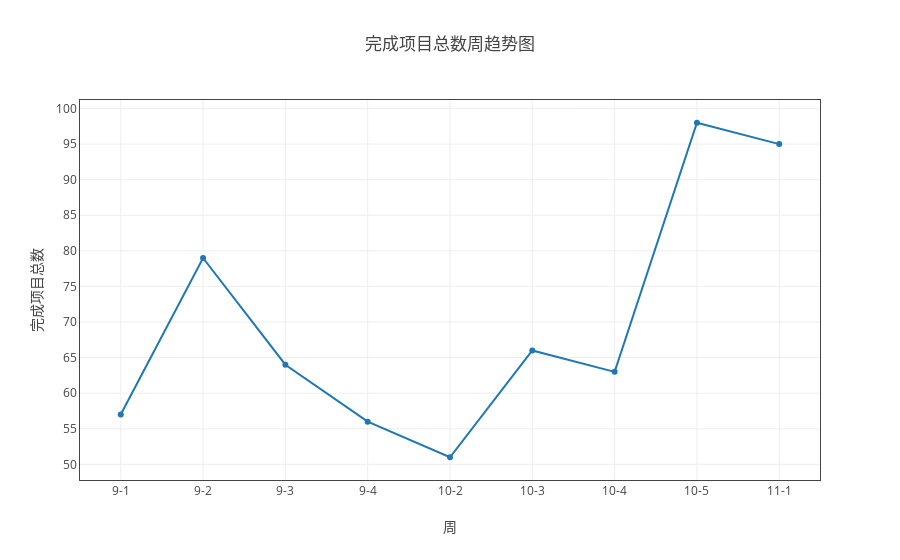

The cell this chart's notebook holds for it:
### Markdown cell above
### 完成商业项目趋势

### Code cell
#ss = myModule.format(all_df1 ,"日期（格式“月-周次”）" ,['完成项目总数','在线项目总数' ])
ss = myModule.format(all_df1 ,"日期（格式“月-周次”）" ,['完成项目总数'])
#ss.add_group('组别')
#ss.get_average_by('人员')
myModule.myPlot(myModule.sort_by_index(ss.groupby('sum'))).plot('line')
#ss = myModule.format(all_df1 ,"month" ,['完成项目总数','在线项目总数'])
#ss.add_group('组别')
#ss.get_average_by('人员')
#myModule.myPlot(ss.groupby('sum')).plot('line','月')

### Figure 1 — Plotly figure (JSON) as saved in the notebook; plotly's stock layout.template omitted (floating-point values rounded to 4 significant figures)
{"data": [{"name": "完成项目总数", "type": "scatter", "uid": "b9a686c4-e638-11e8-8ddb-a41f72875c19", "x": ["9-1", "9-2", "9-3", "9-4", "10-2", "10-3", "10-4", "10-5", "11-1"], "y": [57, 79, 64, 56, 51, 66, 63, 98, 95]}], "layout": {"title": "完成项目总数周趋势图", "xaxis": {"mirror": "all", "nticks": 20, "showgrid": true, "showline": true, "title": "周", "type": "category", "zeroline": true}, "yaxis": {"mirror": "all", "nticks": 20, "showgrid": true, "showline": true, "title": "完成项目总数", "zeroline": true}}}
